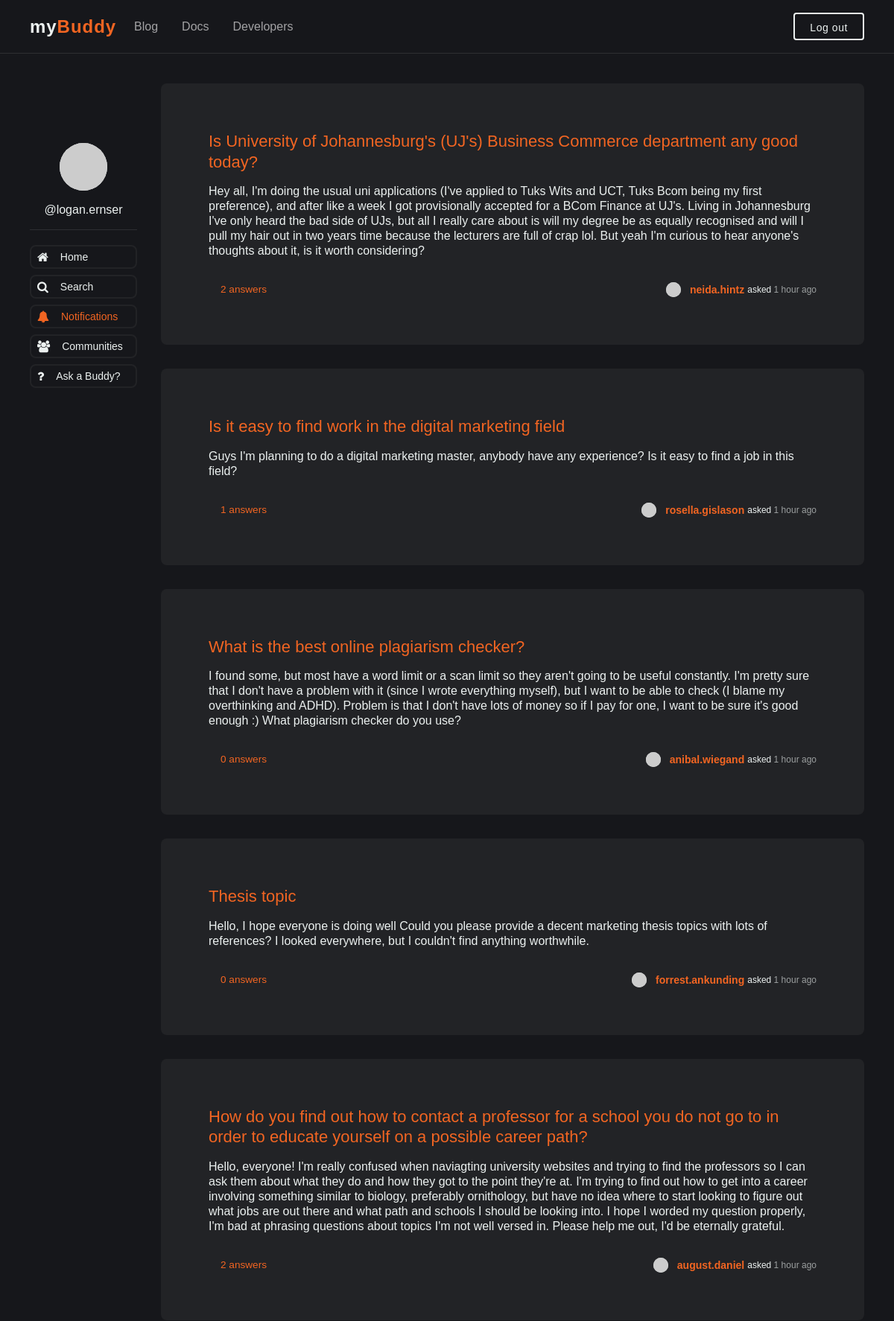
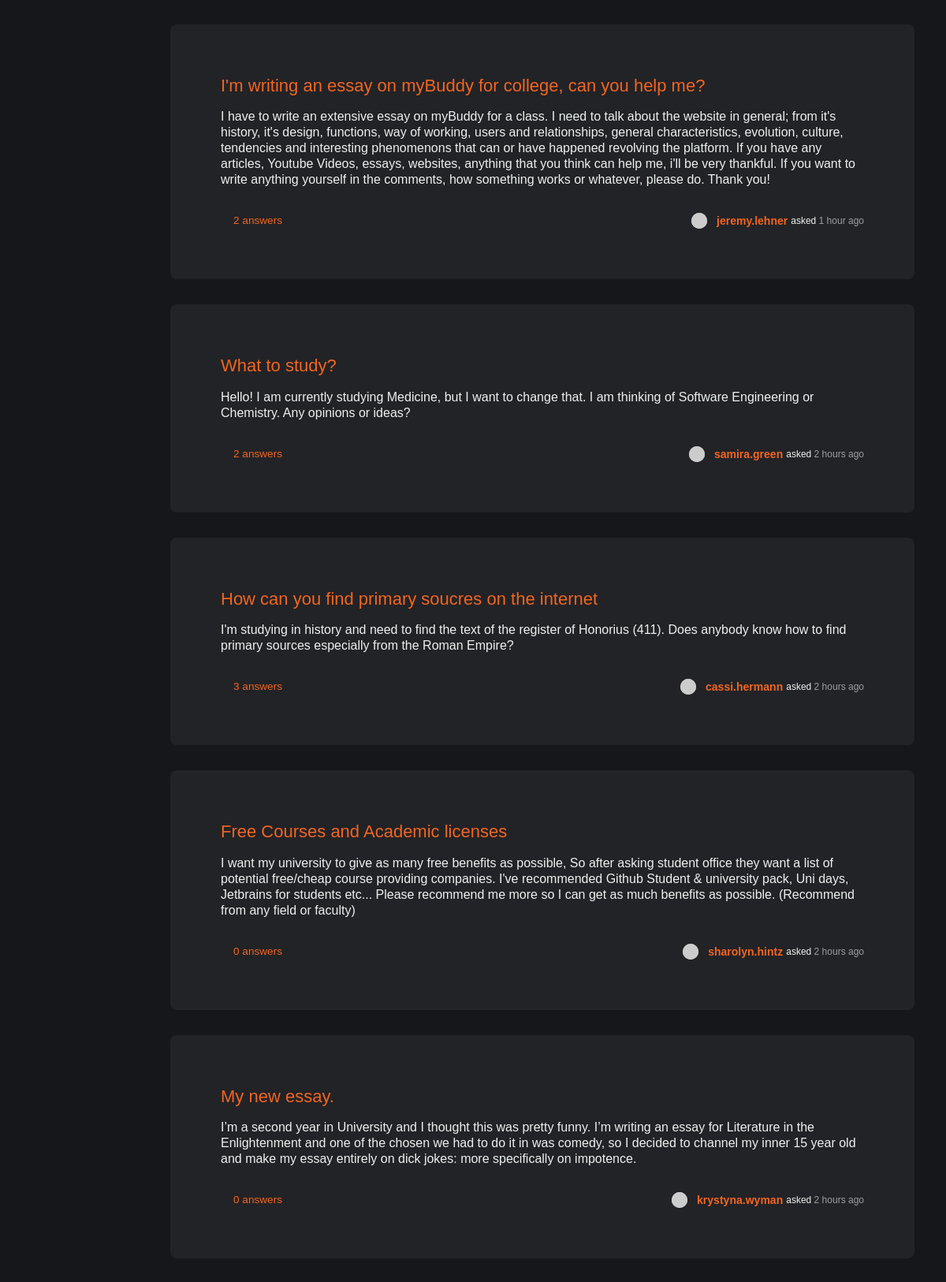
Page /dashboard.php?login= (signed in, upper part) on the committed database (2 pictures, top to bottom).
### tables this page shows
CREATE TABLE `post` (
  `id` bigint(20) NOT NULL,
  `post_title` varchar(255) NOT NULL,
  `post_content` longtext NOT NULL,
  `post_created_date` timestamp NOT NULL DEFAULT current_timestamp(),
  `post_created_by` varchar(255) NOT NULL,
  `post_created_by_id` bigint(20) NOT NULL,
  `post_created_by_avatar` varchar(255) NOT NULL,
  `post_number_of_answers` bigint(20) DEFAULT 0,
  `post_notification_email_status` int(11) DEFAULT 0
);

### core/functions.php (called while the page is built)
<?php
function time_elapsed_string($datetime, $full = false) {
    $now = new DateTime;
    $ago = new DateTime($datetime);
    $diff = $now->diff($ago);
    $diff->w = floor($diff->d / 7);
    $diff->d -= $diff->w * 7;
    $string = array(
        'y' => 'year',
        'm' => 'month',
        'w' => 'week',
        'd' => 'day',
        'h' => 'hour',
        'i' => 'minute',
        's' => 'second',
    );
    foreach ($string as $k => &$v) {
        if ($diff->$k) {
            $v = $diff->$k . ' ' . $v . ($diff->$k > 1 ? 's' : '');
        } else {
            unset($string[$k]);
        }
    }
    if (!$full) $string = array_slice($string, 0, 1);
    return $string ? implode(', ', $string) . ' ago' : 'just now';
}

### shared/content.php (the view)
<?php foreach($posts as $post) {?>
<li class="post">
    <div class="post-content">
        <div class="post-content-header">
            <div class="post-content-title">
                <a href="<?php echo ROOT_URL; ?>/post/question.php?id=<?php echo $post['id']; ?>" class="text-color-uj heading-style-h5"><?php echo $post['post_title'] ?></a>
            </div>
        </div>
        <div class="spacing-block padding-small"></div>
        <div class="post-content-body">
            <p><?php echo $post['post_content']?></p>
        </div>
        <div class="spacing-block padding-small"></div>
        <div class="post-content-footer">
            <div class="post-content-stats">
                <a href="<?php echo ROOT_URL; ?>/post/question.php?id=<?php echo $post['id']; ?>" class="text-color-uj">
                    <span class="post-content-stats-item-number"><?php echo $post['post_number_of_answers']; ?></span>
                    <span class="post-content-stats-item-unit">answers</span>
                </a>
            </div>
            <div class="user-card">
                <div class="user-card-profile-pic">
                    <img src="<?php echo $post['post_created_by_avatar']; ?>" loading="lazy" alt>
                </div>
                <div class="user-card-info">
                    <div class="user-card-link">
                        <h3 class="text-weight-bold"><a href="#" class="text-color-uj"><?php echo strtolower($post['post_created_by']) ?></a></h3>
                    </div>
                </div>
                <time class="user-card-time">
                    asked
                    <span class="relative-time text-muted"><?php echo time_elapsed_string($post['post_created_date']) ?></span>
                </time>
            </div>
        </div>
    </div>
</li>
<?php }?>

### public/css/mybuddy.css (style rules this page uses)
* { box-sizing: border-box; margin: 0; padding: 0; text-decoration: none; list-style: none; outline: none; }
html { height: 100%; }
body { min-height: 100%; color: #ecf1f0; background-color: #16171b; min-width: 320px; width: auto !important; width: 320px; font-family: Arial, sans-serif; font-size: 16px; line-height: 20px; }
a { cursor: pointer; color: #a2a2a4; transition: all 300ms; }
img { display: inline-block; max-width: 100%; }
.padding-small { padding: 1rem; }
.spacing-block { padding-top: 0rem; padding-left: 0rem; padding-right: 0rem; }
.text-color-uj { color: #f26522; }
.text-weight-bold { font-weight: 700; }
.heading-style-h5 { font-size: 1.375rem; font-weight: 400; line-height: 1.25; }

### public/css/dashboard.css (style rules this page uses)
.post { background-color: #222326; border-radius: 0.5rem; margin-bottom: 2rem; }
.post-content { padding: 4rem; }
.question-content-footer, .post-content-footer { margin-top: 1rem; font-size: 0.85rem; display: flex; align-items: center; justify-content: space-between; }
.post-content-stats { margin-right: auto; margin-left: 1rem; }
.user-card { display: flex; gap: 0.25rem; font-size: 0.75rem; align-items: center; }
.user-card-profile-pic { min-width: 1.25rem; width: 1.25rem; height: 1.25rem; border-radius: 50%; margin-right: 0.5rem; background-color: #ecf1f0; }
.user-card-profile-pic img { width: 100%; height: 100%; object-fit: cover; border-radius: 50%; }

### public/css/question.css (style rules this page uses)
.text-muted { opacity: 0.6; }

### rows in the picture
post: post_title "Is University of Johannesburg's (UJ's) Business Commerce department any good today?", post_content "Hey all, I'm doing the usual uni applications (I've applied to Tuks Wits and UCT, Tuks Bcom being my first preference), and after like a week I got provisionally accepted for a BCom Finance at UJ's. Living in Johannesburg I've only heard the bad side of UJs, but all I really care about is will my degree be as equally recognised and will I pull my hair out in two years time because the lecturers are full of crap lol. But yeah I'm curious to hear anyone's thoughts about it, is it worth considering?", post_number_of_answers "2", post_created_by "neida.hintz", post_created_date "1 hour ago"
post: post_title "Is it easy to find work in the digital marketing field", post_content "Guys I'm planning to do a digital marketing master, anybody have any experience? Is it easy to find a job in this field?", post_number_of_answers "1", post_created_by "rosella.gislason", post_created_date "1 hour ago"
post: post_title "What is the best online plagiarism checker?", post_content "I found some, but most have a word limit or a scan limit so they aren't going to be useful constantly. I'm pretty sure that I don't have a problem with it (since I wrote everything myself), but I want to be able to check (I blame my overthinking and ADHD). Problem is that I don't have lots of money so if I pay for one, I want to be sure it's good enough :) What plagiarism checker do you use?", post_number_of_answers "0", post_created_by "anibal.wiegand", post_created_date "1 hour ago"
post: post_title "Thesis topic", post_content "Hello, I hope everyone is doing well Could you please provide a decent marketing thesis topics with lots of references? I looked everywhere, but I couldn't find anything worthwhile.", post_number_of_answers "0", post_created_by "forrest.ankunding", post_created_date "1 hour ago"
post: post_title "How do you find out how to contact a professor for a school you do not go to in order to educate yourself on a possible career path?", post_content "Hello, everyone! I'm really confused when naviagting university websites and trying to find the professors so I can ask them about what they do and how they got to the point they're at. I'm trying to find out how to get into a career involving something similar to biology, preferably ornithology, but have no idea where to start looking to figure out what jobs are out there and what path and schools I should be looking into. I hope I worded my question properly, I'm bad at phrasing questions about topics I'm not well versed in. Please help me out, I'd be eternally grateful.", post_number_of_answers "2", post_created_by "august.daniel", post_created_date "1 hour ago"
post: post_title "I'm writing an essay on myBuddy for college, can you help me?", post_content "I have to write an extensive essay on myBuddy for a class. I need to talk about the website in general; from it's history, it's design, functions, way of working, users and relationships, general characteristics, evolution, culture, tendencies and interesting phenomenons that can or have happened revolving the platform. If you have any articles, Youtube Videos, essays, websites, anything that you think can help me, i'll be very thankful. If you want to write anything yourself in the comments, how something works or whatever, please do. Thank you!", post_number_of_answers "2", post_created_by "jeremy.lehner", post_created_date "1 hour ago"
post: post_title "What to study?", post_content "Hello! I am currently studying Medicine, but I want to change that. I am thinking of Software Engineering or Chemistry. Any opinions or ideas?", post_number_of_answers "2", post_created_by "samira.green", post_created_date "2 hours ago"
post: post_title "How can you find primary soucres on the internet", post_content "I'm studying in history and need to find the text of the register of Honorius (411). Does anybody know how to find primary sources especially from the Roman Empire?", post_number_of_answers "3", post_created_by "cassi.hermann", post_created_date "2 hours ago"
post: post_title "Free Courses and Academic licenses", post_content "I want my university to give as many free benefits as possible, So after asking student office they want a list of potential free/cheap course providing companies. I've recommended Github Student & university pack, Uni days, Jetbrains for students etc... Please recommend me more so I can get as much benefits as possible. (Recommend from any field or faculty)", post_number_of_answers "0", post_created_by "sharolyn.hintz", post_created_date "2 hours ago"
post: post_title "My new essay.", post_content "I’m a second year in University and I thought this was pretty funny. I’m writing an essay for Literature in the Enlightenment and one of the chosen we had to do it in was comedy, so I decided to channel my inner 15 year old and make my essay entirely on dick jokes: more specifically on impotence.", post_number_of_answers "0", post_created_by "krystyna.wyman", post_created_date "2 hours ago"

### other values in the picture
$user_display_name "@logan.ernser"
